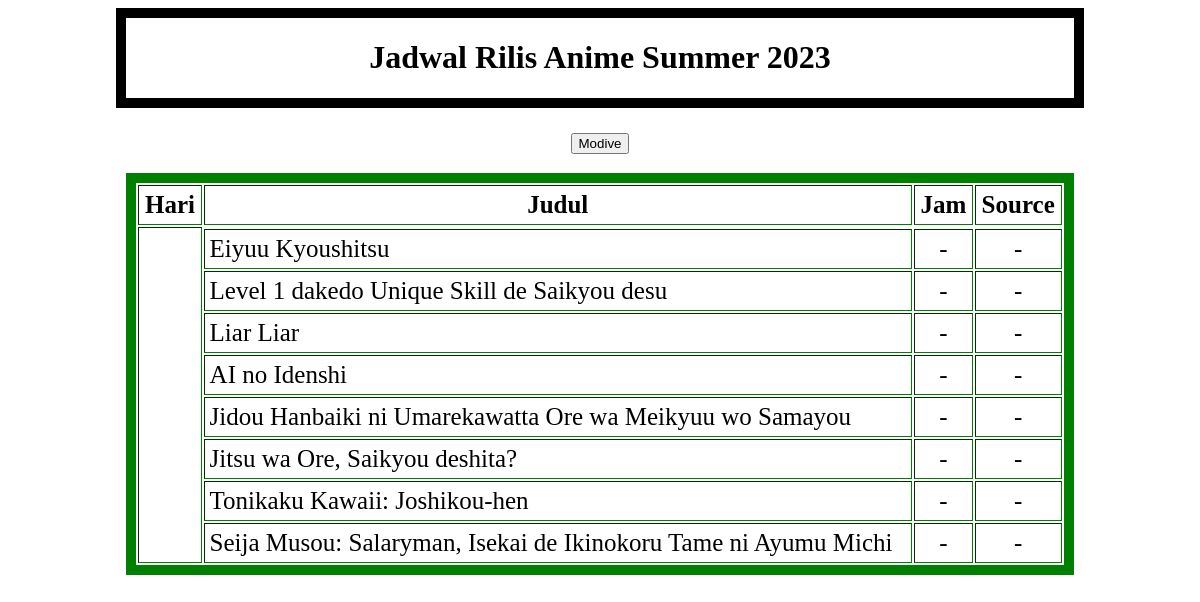
The page /jadwal-rilis/read/index.php on the database its author committed.
### tables this page shows
CREATE TABLE `jare` (
  `id` int NOT NULL AUTO_INCREMENT,
  `title` varchar(255) NOT NULL,
  `day` varchar(6) DEFAULT NULL,
  `time` varchar(12) DEFAULT NULL,
  `source` varchar(20) DEFAULT NULL,
  PRIMARY KEY (`id`)
);

### koneksi.php (called while the page is built, shortened)
<?php
$host     = $_ENV["DB_HOST"];
$username = $_ENV["DB_USERNAME"];
$password = $_ENV["DB_PASSWORD"];
$database = $_ENV["DB_USE"];
$conn = mysqli_connect($host, $username, $password, $database);
function extrax($text) {
    global $conn;
    $result = mysqli_query($conn,$text);
    $arr = [];
    while ( $i = mysqli_fetch_assoc($result)) {
        $arr[] = $i;
    } return $arr;
}

### jadwal-rilis/read/index.php (the view, shortened to what this page needs)
<?php
require "../../koneksi.php";
$data = extrax("SELECT * FROM jare");
?>
<?php
$musim = match (intval(date("n"))) {
    3 , 4 , 5  => "Spring" ,
    6 , 7 , 8  => "Summer" ,
    9 , 10, 11 => "Fall"   ,
    12, 1 , 2  => "Winter" ,
    default    => "Error"  ,
};?>
<?php
$days = ["Senin","Selasa","Rabu","Kamis","Jum'at","Sabtu","Minggu"];
$senin  = [];
$selasa = [];
$rabu   = [];
$kamis  = [];
$jumat  = [];
$sabtu  = [];
$minggu = [];
foreach ( $data as $d ) {
    if     ( $d["day"] == 0 ) { $senin [] = $d; }
    elseif ( $d["day"] == 1 ) { $selasa[] = $d; }
    elseif ( $d["day"] == 2 ) { $rabu  [] = $d; }
    elseif ( $d["day"] == 3 ) { $kamis [] = $d; }
    elseif ( $d["day"] == 4 ) { $jumat [] = $d; }
    elseif ( $d["day"] == 5 ) { $sabtu [] = $d; }
    elseif ( $d["day"] == 6 ) { $minggu[] = $d; }
} $haries = [$senin, $selasa, $rabu, $kamis, $jumat, $sabtu, $minggu]; ?>
<!DOCTYPE html>
<html lang="en">
<head>
    <link rel="stylesheet" href="style.css">
</head>
<body>
    <div class="header"><h1>Jadwal Rilis Anime <?= $musim . " "; echo date("Y")?></h1></div>
    <div class="content">
        <div class="nav-but">
            <h6><form action="crud/index.php" method="post"><button>Modive</button></form></h6>
        </div>
        <div class="table">
            <table border="10px">
                <tr>
                    <th class="tava">Hari</th>
                    <th class="tava">Judul</th>
                    <th class="tava">Jam</th>
                    <th class="tava">Source</th>
                </tr>
                <?php foreach ( $haries as $dey) :?>
                    <?php if ( count($dey) < 1 ) { continue;} ?>
                    <tr><td rowspan="<?= count($dey) + 1?>"><?= $days[$dey[0]["day"]]; ?></td></tr>
                    <?php if ( count($dey) > 0 ) {foreach ( $dey as $i ) { ?>
                        <tr>
                            <td class="title"><?= $i["title"]?></td>
                            <td class="tava"><?php if ( isset($i["time"]) ) { echo $i["time"]; } else { echo "-"; } ?></td>
                            <td class="tava"><?php if ( isset($i["source"]) ) { echo $i["source"]; } else { echo "-"; } ?></td>
                        </tr>
                    <?php }}?>
                <?php endforeach ?>
            </table>
        </div>
    </div>
</body>
</html>

### jadwal-rilis/read/style.css (style rules this page uses)
.header { border: 10px solid black; text-align: center; margin: auto; width: 80%; margin-bottom: 10px; }
.table { margin-top: 20px; }
.table table { border: 10px solid green; text-align: center; margin: auto; margin-top: 10px; font-size: 25px; width: 80%; }
.table table .title { text-align: left; }
.table table td { padding: 5px; }
.tava { padding: 5px; }
.nav-but { text-align: center; margin: auto; width: 100px; height: 20px; }

### rows shown on the page
jare: title "Eiyuu Kyoushitsu"
jare: title "Level 1 dakedo Unique Skill de Saikyou desu"
jare: title "Liar Liar"
jare: title "AI no Idenshi"
jare: title "Jidou Hanbaiki ni Umarekawatta Ore wa Meikyuu wo Samayou"
jare: title "Jitsu wa Ore, Saikyou deshita?"
jare: title "Tonikaku Kawaii: Joshikou-hen"
jare: title "Seija Musou: Salaryman, Isekai de Ikinokoru Tame ni Ayumu Michi"

### other values the page prints
$musim "Summer"
